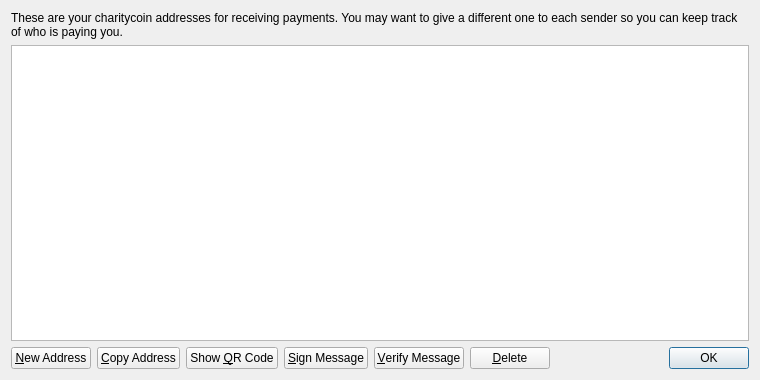
<?xml version="1.0" encoding="UTF-8"?>
<ui version="4.0">
 <class>AddressBookPage</class>
 <widget class="QWidget" name="AddressBookPage">
  <property name="geometry">
   <rect>
    <x>0</x>
    <y>0</y>
    <width>760</width>
    <height>380</height>
   </rect>
  </property>
  <property name="windowTitle">
   <string>Address Book</string>
  </property>
  <layout class="QVBoxLayout" name="verticalLayout">
   <item>
    <widget class="QLabel" name="labelExplanation">
     <property name="text">
      <string>These are your charitycoin addresses for receiving payments. You may want to give a different one to each sender so you can keep track of who is paying you.</string>
     </property>
     <property name="textFormat">
      <enum>Qt::PlainText</enum>
     </property>
     <property name="wordWrap">
      <bool>true</bool>
     </property>
    </widget>
   </item>
   <item>
    <widget class="QTableView" name="tableView">
     <property name="contextMenuPolicy">
      <enum>Qt::CustomContextMenu</enum>
     </property>
     <property name="toolTip">
      <string>Double-click to edit address or label</string>
     </property>
     <property name="tabKeyNavigation">
      <bool>false</bool>
     </property>
     <property name="alternatingRowColors">
      <bool>true</bool>
     </property>
     <property name="selectionMode">
      <enum>QAbstractItemView::SingleSelection</enum>
     </property>
     <property name="selectionBehavior">
      <enum>QAbstractItemView::SelectRows</enum>
     </property>
     <property name="sortingEnabled">
      <bool>true</bool>
     </property>
     <attribute name="verticalHeaderVisible">
      <bool>false</bool>
     </attribute>
    </widget>
   </item>
   <item>
    <layout class="QHBoxLayout" name="horizontalLayout">
     <item>
      <widget class="QPushButton" name="newAddressButton">
       <property name="toolTip">
        <string>Create a new address</string>
       </property>
       <property name="text">
        <string>&amp;New Address</string>
       </property>
       <property name="icon">
        <iconset resource="../bitcoin.qrc">
         <normaloff>:/icons/add</normaloff>:/icons/add</iconset>
       </property>
      </widget>
     </item>
     <item>
      <widget class="QPushButton" name="copyToClipboard">
       <property name="toolTip">
        <string>Copy the currently selected address to the system clipboard</string>
       </property>
       <property name="text">
        <string>&amp;Copy Address</string>
       </property>
       <property name="icon">
        <iconset resource="../bitcoin.qrc">
         <normaloff>:/icons/editcopy</normaloff>:/icons/editcopy</iconset>
       </property>
      </widget>
     </item>
     <item>
      <widget class="QPushButton" name="showQRCode">
       <property name="text">
        <string>Show &amp;QR Code</string>
       </property>
       <property name="icon">
        <iconset resource="../bitcoin.qrc">
         <normaloff>:/icons/qrcode</normaloff>:/icons/qrcode</iconset>
       </property>
      </widget>
     </item>
     <item>
      <widget class="QPushButton" name="signMessage">
       <property name="toolTip">
        <string>Sign a message to prove you own a Bitcoin address</string>
       </property>
       <property name="text">
        <string>&amp;Sign Message</string>
       </property>
       <property name="icon">
        <iconset resource="../bitcoin.qrc">
         <normaloff>:/icons/edit</normaloff>:/icons/edit</iconset>
       </property>
      </widget>
     </item>
     <item>
      <widget class="QPushButton" name="verifyMessage">
       <property name="toolTip">
        <string>Verify a message to ensure it was signed with a specified Bitcoin address</string>
       </property>
       <property name="text">
        <string>&amp;Verify Message</string>
       </property>
       <property name="icon">
        <iconset resource="../bitcoin.qrc">
         <normaloff>:/icons/transaction_0</normaloff>:/icons/transaction_0</iconset>
       </property>
      </widget>
     </item>
     <item>
      <widget class="QPushButton" name="deleteButton">
       <property name="toolTip">
        <string>Delete the currently selected address from the list. Only sending addresses can be deleted.</string>
       </property>
       <property name="text">
        <string>&amp;Delete</string>
       </property>
       <property name="icon">
        <iconset resource="../bitcoin.qrc">
         <normaloff>:/icons/remove</normaloff>:/icons/remove</iconset>
       </property>
      </widget>
     </item>
     <item>
      <spacer name="horizontalSpacer">
       <property name="orientation">
        <enum>Qt::Horizontal</enum>
       </property>
       <property name="sizeHint" stdset="0">
        <size>
         <width>40</width>
         <height>20</height>
        </size>
       </property>
      </spacer>
     </item>
     <item>
      <widget class="QDialogButtonBox" name="buttonBox">
       <property name="sizePolicy">
        <sizepolicy hsizetype="Maximum" vsizetype="Fixed">
         <horstretch>0</horstretch>
         <verstretch>0</verstretch>
        </sizepolicy>
       </property>
       <property name="standardButtons">
        <set>QDialogButtonBox::Ok</set>
       </property>
      </widget>
     </item>
    </layout>
   </item>
  </layout>
 </widget>
 <resources>
  <include location="../bitcoin.qrc"/>
 </resources>
 <connections/>
</ui>
